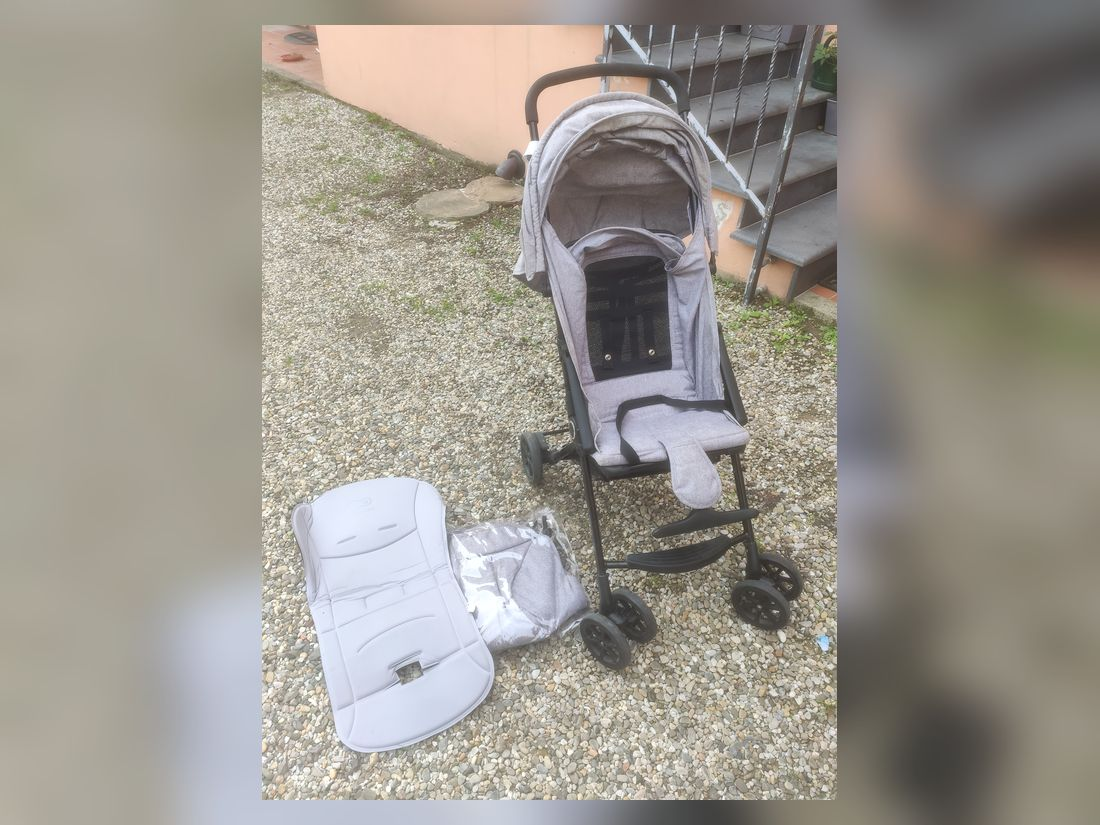
#> input picture site/foto/0001/1.jpg, 1100 x 825 px
$ python -i build.py   (imports and definitions only)
#> lines starting #> are read from the running program, lines starting #| are printed output that depends on the picture
#!/usr/bin/env python3
"""Costruisce i dati pubblici del sito a partire dall'Excel degli annunci.

Legge:
  - foglio "Annunci" : una riga per oggetto (testi, prezzo, stato, link)
  - foglio "Foto"    : una riga per foto (file, ordine, rotazione, ritaglio, sfocature)

Scrive:
  - site/data/annunci.json  (solo campi pubblici: mai prezzo minimo, note interne, "da verificare")
  - site/foto/<ID>/<n>.jpg  (foto ricentrate, ridimensionate, senza EXIF)

Uso (da Windows, dalla cartella del repository):
  python tools/build.py --excel "C:\\...\\Soffitta\\Annunci_soffitta.xlsx" --foto-dir "C:\\...\\Soffitta"

Dipendenze: pip install -r tools/requirements.txt
"""
import argparse
import datetime
import json
import re
import shutil
import sys
from pathlib import Path

from openpyxl import load_workbook
from PIL import Image, ImageEnhance, ImageFilter, ImageOps, ImageStat

LARGHEZZA, ALTEZZA = 1100, 825          # tutte le foto finali sono 4:3
MARGINE_RITAGLIO = 0.05                  # margine attorno all'oggetto
RIEMPIMENTO = 0.94                       # quanto del riquadro occupa l'oggetto
STATI_OGGETTO = {"ottimo": "Ottimo", "buono": "Buono", "discreto": "Discreto", "accettabile": "Accettabile"}
PIATTAFORME = ["eBay", "Vinted", "Subito", "Wallapop", "Facebook Marketplace"]


def testo(v):
    return "" if v is None else str(v).strip()


# [61 lines left out: functions numero, leggi_foglio, specifiche, regioni, ritaglio, not called in this run]


def elabora_foto(sorgente, destinazione, rotazione=0, box=None, sfoca=()):
#> called with sorgente = '../site/foto/0001/1.jpg', destinazione = 'out.png', rotazione = 0, sfoca = ()
    img = ImageOps.exif_transpose(Image.open(sorgente)).convert("RGB")
#> img is the input picture: PIL image 1100x825 RGB; mean R, G, B 156.3, 151.3, 142.9
    if rotazione:
        # gli angoli lasciati vuoti dalla rotazione si riempiono con il colore tipico della foto (non nero)
        riempi = tuple(int(v) for v in ImageStat.Stat(img.resize((64, 64))).median)
        img = img.rotate(-rotazione, expand=True, fillcolor=riempi)   # gradi in senso orario
    for (x0, y0, x1, y1) in sfoca:
        zona = img.crop((x0, y0, x1, y1)).filter(ImageFilter.GaussianBlur(30))
        img.paste(zona, (x0, y0))
    w, h = img.size
    if box is None:
        box = (0, 0, w, h)
    x0, y0, x1, y1 = box
    mx, my = int((x1 - x0) * MARGINE_RITAGLIO), int((y1 - y0) * MARGINE_RITAGLIO)
    x0, y0, x1, y1 = max(0, x0 - mx), max(0, y0 - my), min(w, x1 + mx), min(h, y1 + my)
    primo = img.crop((x0, y0, x1, y1))
    primo = ImageOps.contain(primo, (int(LARGHEZZA * RIEMPIMENTO), int(ALTEZZA * RIEMPIMENTO)), Image.LANCZOS)
    sfondo = ImageOps.fit(img, (LARGHEZZA, ALTEZZA), Image.LANCZOS).filter(ImageFilter.GaussianBlur(22))
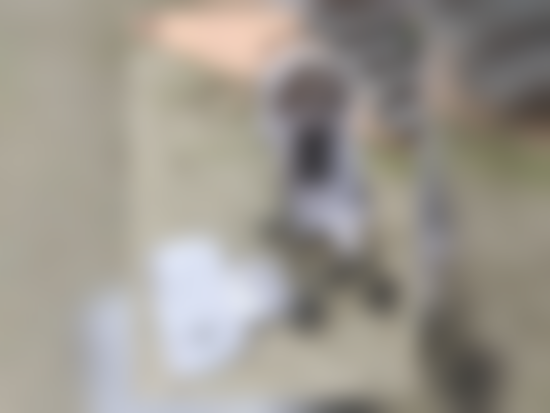
#> sfondo: PIL image 1100x825 RGB (shown at 1/2 size); mean R, G, B 156.3, 151.3, 142.9
    sfondo = ImageEnhance.Brightness(sfondo).enhance(0.88)
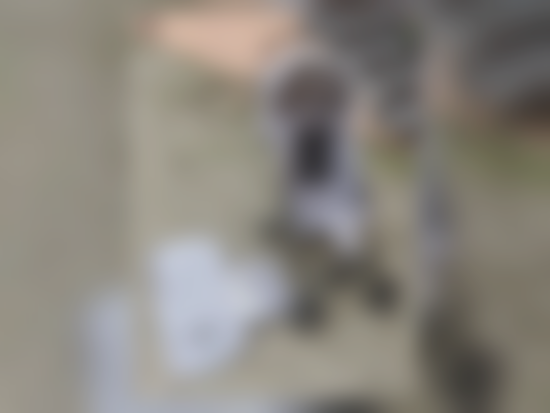
#> sfondo: PIL image 1100x825 RGB (shown at 1/2 size); mean R, G, B 137, 132.6, 125.3
    sfondo.paste(primo, ((LARGHEZZA - primo.width) // 2, (ALTEZZA - primo.height) // 2))
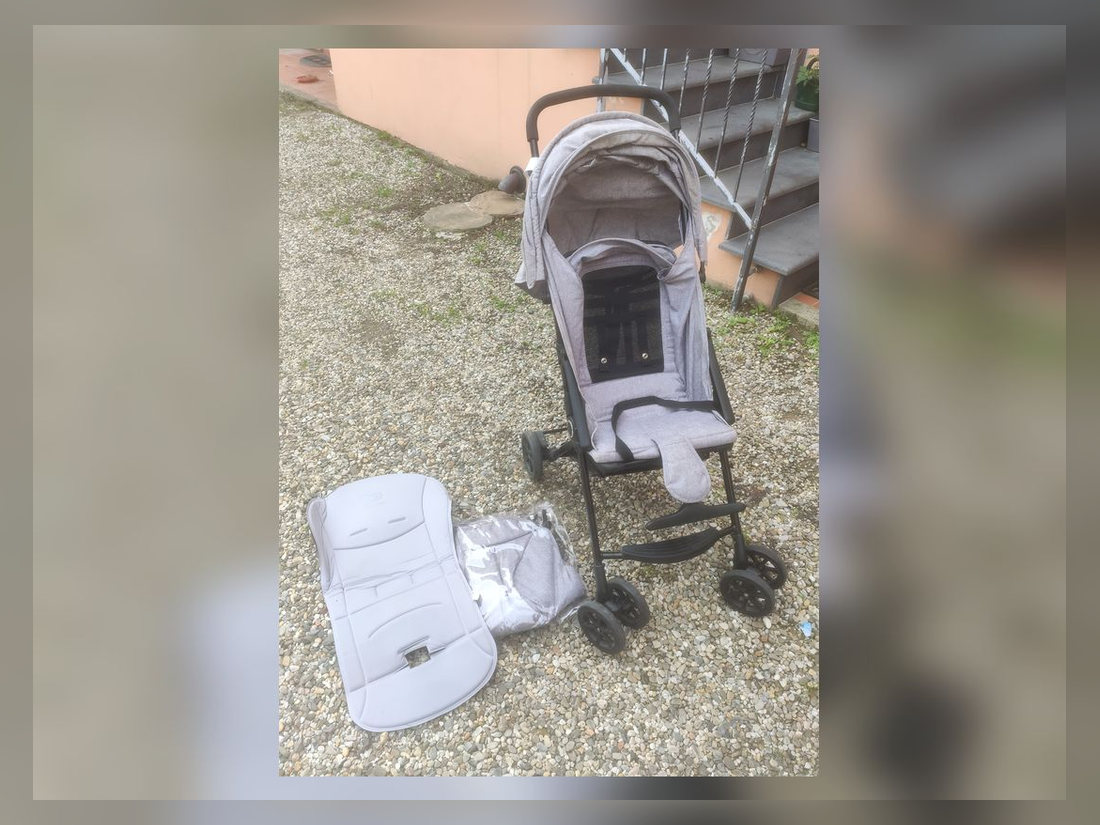
#> sfondo: PIL image 1100x825 RGB; mean R, G, B 153.4, 148.4, 140
#> (the run stopped early here; a loop or call above may not have finished)
